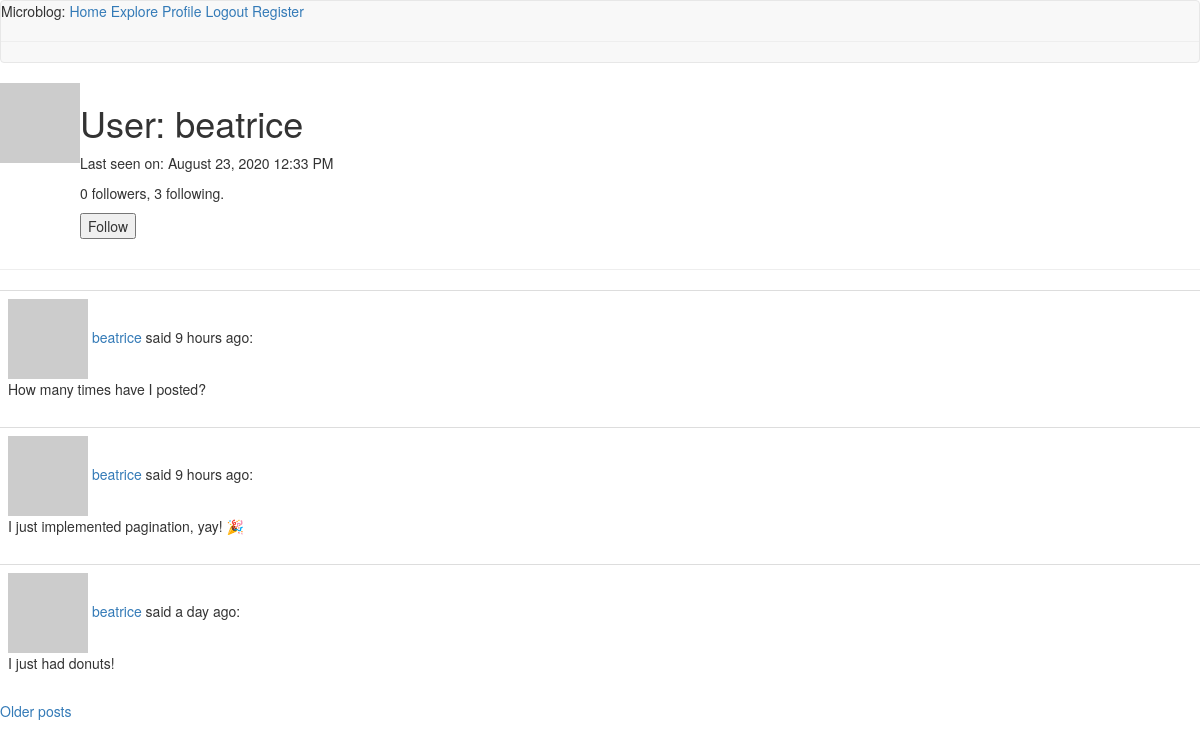
The app's page /user/beatrice (signed in) with its own data.
### app/models.py (models this page shows, shortened)
class User(UserMixin, db.Model):
    id = db.Column(db.Integer, primary_key=True)
    username = db.Column(db.String(64), index=True, unique=True)
    email = db.Column(db.String(120), index=True, unique=True)
    password_hash = db.Column(db.String(128))
    posts = db.relationship('Post', backref='author', lazy='dynamic')
    about_me = db.Column(db.String(140))
    last_seen = db.Column(db.DateTime, default=datetime.utcnow)
    followed = db.relationship(
        'User', secondary=followers,
        primaryjoin=(followers.c.follower_id == id),
        secondaryjoin=(followers.c.followed_id == id),
        backref=db.backref('followers', lazy='dynamic'), lazy='dynamic')
    def avatar(self, size):
        digest = md5(self.email.lower().encode('utf-8')).hexdigest()
        return 'https://www.gravatar.com/avatar/{}?d=identicon&s={}'.format(
            digest, size)
    def is_following(self, user):
          return self.followed.filter(
						followers.c.followed_id == user.id).count() > 0

class Post(db.Model):
    id = db.Column(db.Integer, primary_key=True)
    body = db.Column(db.String(140))
    timestamp = db.Column(db.DateTime, index=True, default=datetime.utcnow)
    user_id = db.Column(db.Integer, db.ForeignKey('user.id'))

### app/routes.py (the view)
@app.route('/user/<username>')
@login_required
def user(username):
    user = User.query.filter_by(username=username).first_or_404()
    page = request.args.get('page', 1, type=int)
    posts = user.posts.order_by(Post.timestamp.desc()).paginate(page, app.config['POSTS_PER_PAGE'], False)
    next_url = url_for('user', username=user.username, page=posts.next_num) if posts.has_next else None
    prev_url = url_for('user', username=user.username, page=posts.prev_num) if posts.has_prev else None
    form = EmptyForm()
    return render_template('user.html', user=user, posts=posts.items, next_url=next_url, prev_url=prev_url, form=form)

### app/forms.py
class EmptyForm(FlaskForm):
    submit = SubmitField('Submit')

### app/models.py (called while the page is built)
@login.user_loader
def load_user(id):
    return User.query.get(int(id))

### app/routes.py (called while the page is built)
@app.before_request
def before_request():
    if current_user.is_authenticated:
        current_user.last_seen = datetime.utcnow()
        db.session.commit()
        g.locale = str(get_locale)

### app/templates/user.html (shortened to what this page needs)
{% extends "base.html" %} {% block content %}
<table>
  <tr valign="top">
    <td><img src="{{ user.avatar(128) }}" /></td>
    <td>
      <h1>User: {{ user.username }}</h1>
        {% if user.last_seen %}<p>Last seen on: {{ moment(user.last_seen).format('LLL') }}</p>{% endif %}
        <p>{{ user.followers.count() }} followers, {{ user.followed.count() }} following.</p>
        {% if user == current_user %}
        <p><a href="{{ url_for('edit_profile') }}">Edit your profile</a></p>
        {% elif not current_user.is_following(user) %}
        <p>
            <form action="{{ url_for('follow', username=user.username) }}" method="post">
                {{ form.submit(value='Follow') }}
            </form>
        </p>
        {% endif %}
    </td>
  </tr>
</table>
<hr />
{% for post in posts %} {% include '_post.html' %} {% endfor %}
{% if next_url %}
<a href="{{ next_url }}">Older posts</a>
{% endif %}
{% endblock %}

### app/templates/_post.html (shortened to what this page needs)
<table class="table table-hover">
  <tr>
    <td width="70px">
      <img src="{{ post.author.avatar(36) }}" />
       {{ _('%(username)s said %(when)s:', username=user_link,
      when=moment(post.timestamp).fromNow()) }}
      <br />
      {{ post.body }}
    </td>
  </tr>
</table>

### records on screen
User: username "beatrice", last_seen "August 23, 2020 12:33 PM"
Post: body "How many times have I posted?"
Post: body "I just implemented pagination, yay! 🎉"
Post: body "I just had donuts!"

### other values on screen
{{ user.followers.count() }} "0"
{{ user.followed.count() }} "3"
